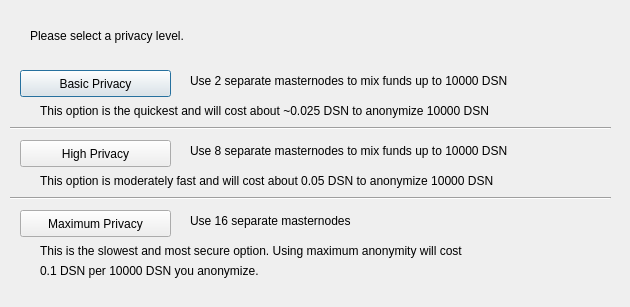
<?xml version="1.0" encoding="UTF-8"?>
<ui version="4.0">
 <class>ObfuscationConfig</class>
 <widget class="QDialog" name="ObfuscationConfig">
  <property name="geometry">
   <rect>
    <x>0</x>
    <y>0</y>
    <width>630</width>
    <height>307</height>
   </rect>
  </property>
  <property name="windowTitle">
   <string>Configure Obfuscation</string>
  </property>
  <widget class="QPushButton" name="buttonBasic">
   <property name="geometry">
    <rect>
     <x>20</x>
     <y>70</y>
     <width>151</width>
     <height>27</height>
    </rect>
   </property>
   <property name="text">
    <string>Basic Privacy</string>
   </property>
  </widget>
  <widget class="QPushButton" name="buttonHigh">
   <property name="geometry">
    <rect>
     <x>20</x>
     <y>140</y>
     <width>151</width>
     <height>27</height>
    </rect>
   </property>
   <property name="text">
    <string>High Privacy</string>
   </property>
  </widget>
  <widget class="QPushButton" name="buttonMax">
   <property name="geometry">
    <rect>
     <x>20</x>
     <y>210</y>
     <width>151</width>
     <height>27</height>
    </rect>
   </property>
   <property name="text">
    <string>Maximum Privacy</string>
   </property>
  </widget>
  <widget class="QLabel" name="label">
   <property name="geometry">
    <rect>
     <x>30</x>
     <y>20</y>
     <width>571</width>
     <height>31</height>
    </rect>
   </property>
   <property name="text">
    <string>Please select a privacy level.</string>
   </property>
  </widget>
  <widget class="QLabel" name="label_2">
   <property name="geometry">
    <rect>
     <x>190</x>
     <y>70</y>
     <width>421</width>
     <height>21</height>
    </rect>
   </property>
   <property name="text">
    <string>Use 2 separate masternodes to mix funds up to 10000 DSN</string>
   </property>
  </widget>
  <widget class="QLabel" name="label_3">
   <property name="geometry">
    <rect>
     <x>190</x>
     <y>140</y>
     <width>411</width>
     <height>21</height>
    </rect>
   </property>
   <property name="text">
    <string>Use 8 separate masternodes to mix funds up to 10000 DSN</string>
   </property>
  </widget>
  <widget class="QLabel" name="label_4">
   <property name="geometry">
    <rect>
     <x>190</x>
     <y>210</y>
     <width>421</width>
     <height>21</height>
    </rect>
   </property>
   <property name="text">
    <string>Use 16 separate masternodes</string>
   </property>
  </widget>
  <widget class="QLabel" name="label_6">
   <property name="geometry">
    <rect>
     <x>40</x>
     <y>100</y>
     <width>561</width>
     <height>21</height>
    </rect>
   </property>
   <property name="text">
    <string>This option is the quickest and will cost about ~0.025 DSN to anonymize 10000 DSN</string>
   </property>
  </widget>
  <widget class="QLabel" name="label_7">
   <property name="geometry">
    <rect>
     <x>40</x>
     <y>170</y>
     <width>561</width>
     <height>21</height>
    </rect>
   </property>
   <property name="text">
    <string>This option is moderately fast and will cost about 0.05 DSN to anonymize 10000 DSN</string>
   </property>
  </widget>
  <widget class="QLabel" name="label_8">
   <property name="geometry">
    <rect>
     <x>40</x>
     <y>240</y>
     <width>561</width>
     <height>21</height>
    </rect>
   </property>
   <property name="text">
    <string>This is the slowest and most secure option. Using maximum anonymity will cost</string>
   </property>
  </widget>
  <widget class="QLabel" name="label_9">
   <property name="geometry">
    <rect>
     <x>40</x>
     <y>260</y>
     <width>561</width>
     <height>21</height>
    </rect>
   </property>
   <property name="text">
    <string>0.1 DSN per 10000 DSN you anonymize.</string>
   </property>
  </widget>
  <widget class="Line" name="line">
   <property name="geometry">
    <rect>
     <x>10</x>
     <y>120</y>
     <width>601</width>
     <height>16</height>
    </rect>
   </property>
   <property name="orientation">
    <enum>Qt::Horizontal</enum>
   </property>
  </widget>
  <widget class="Line" name="line_2">
   <property name="geometry">
    <rect>
     <x>10</x>
     <y>190</y>
     <width>601</width>
     <height>16</height>
    </rect>
   </property>
   <property name="orientation">
    <enum>Qt::Horizontal</enum>
   </property>
  </widget>
 </widget>
 <resources/>
 <connections/>
</ui>
